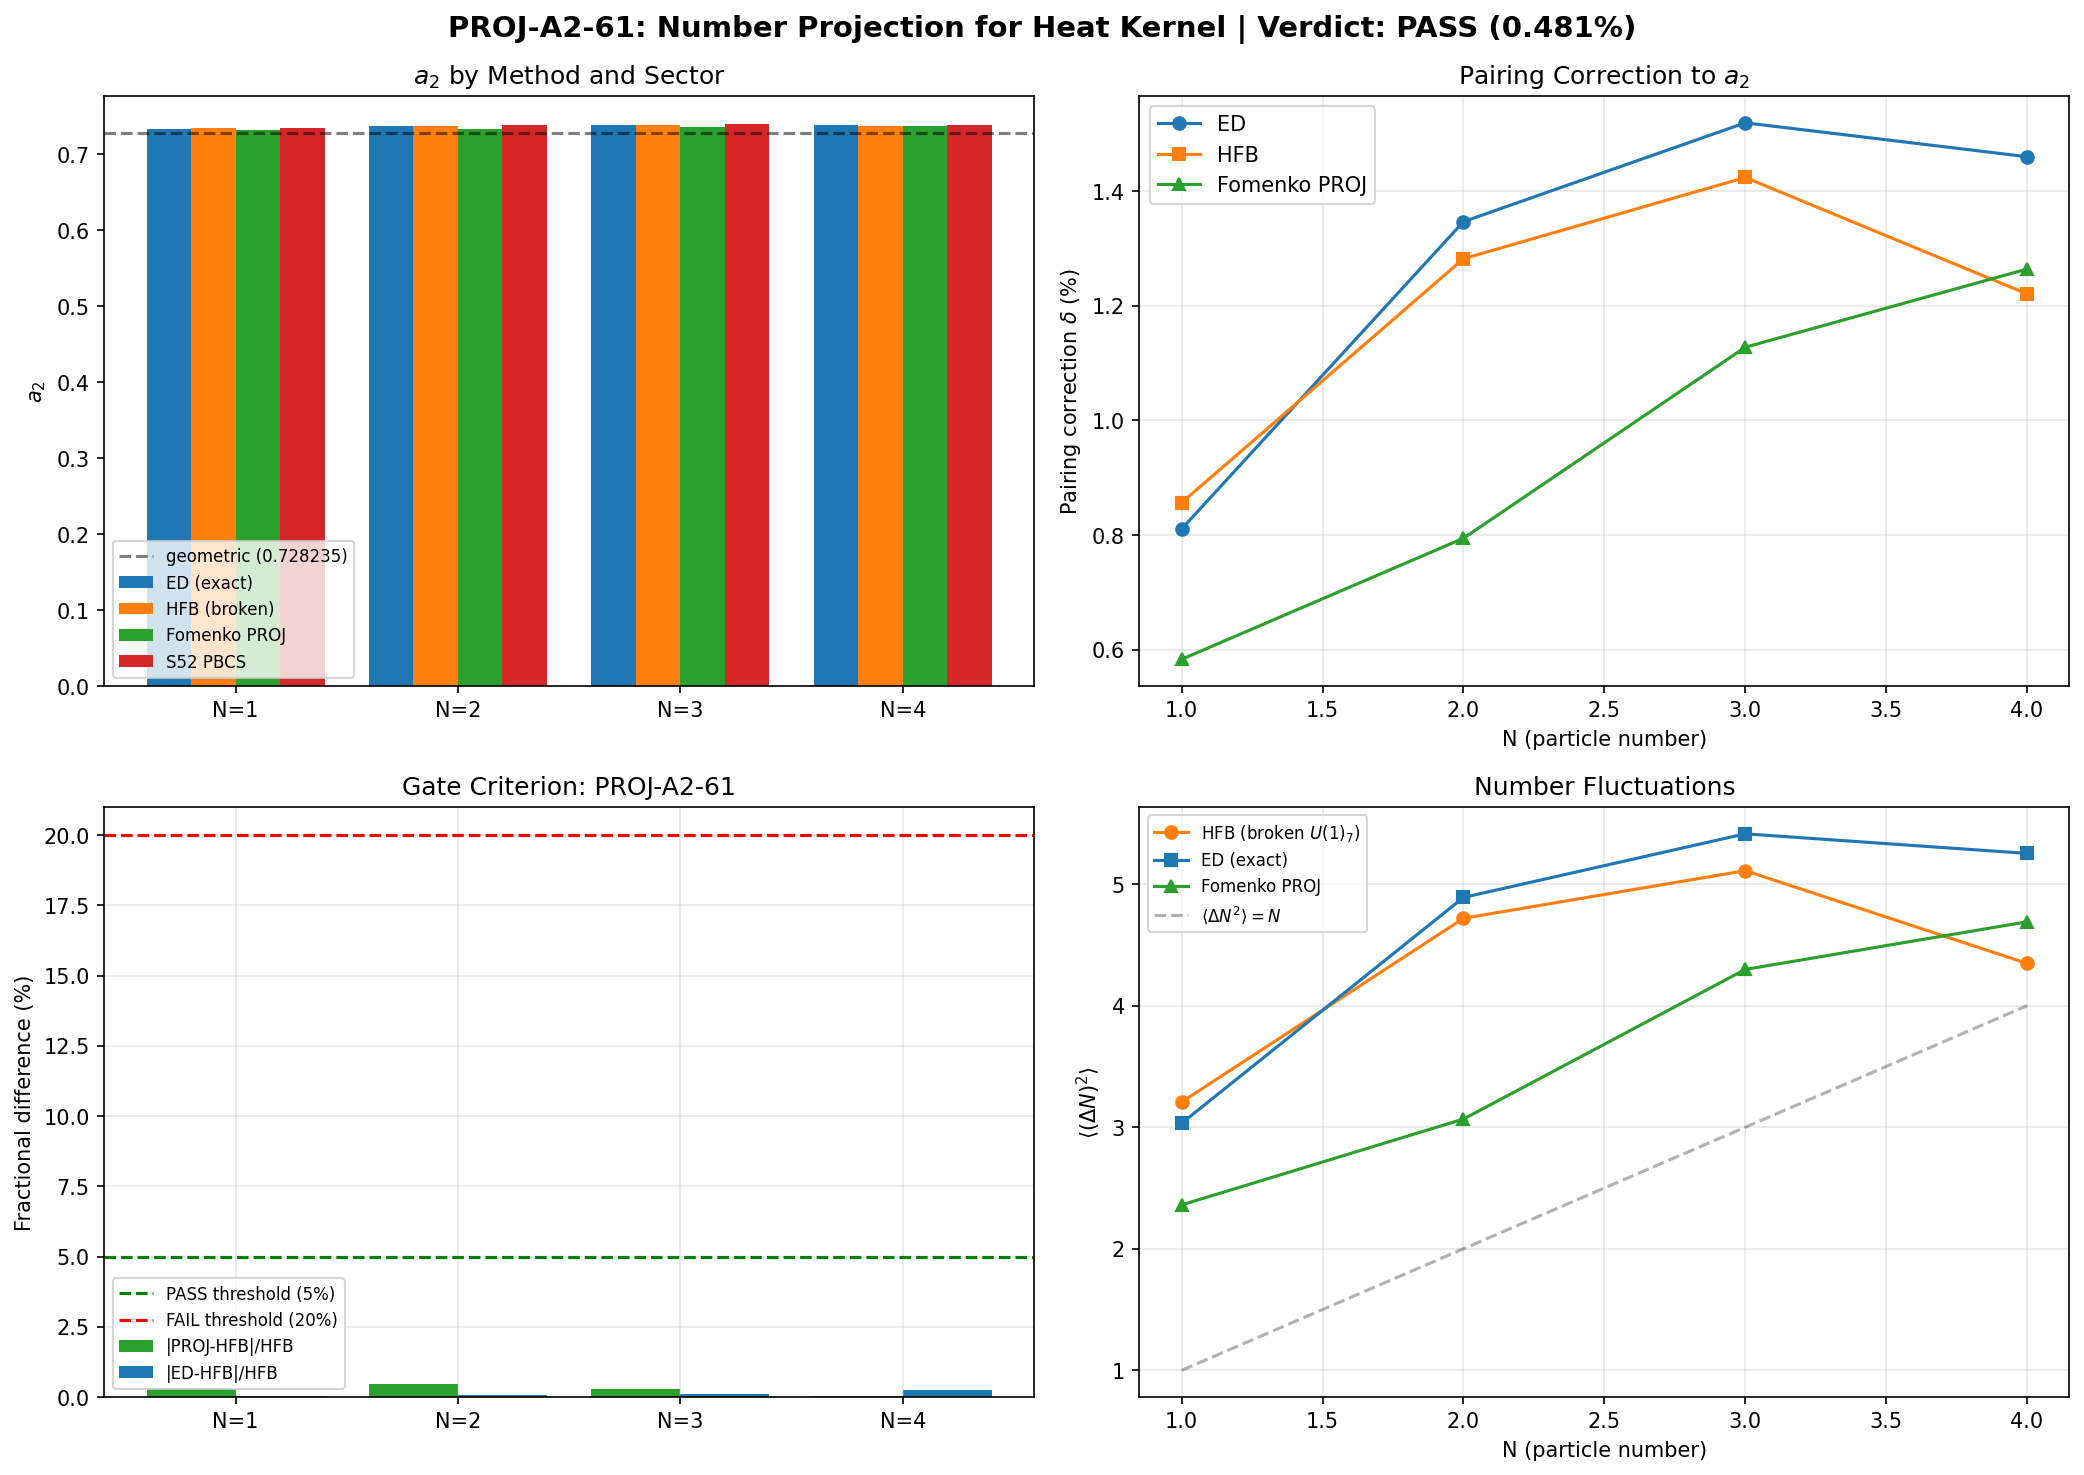

Source code (Python):
#!/usr/bin/env python3
"""
S61 — PROJ-A2-61: Particle-Number Projection for the Heat Kernel
=================================================================

Gate: PROJ-A2-61
  PASS if |a_2^{PBCS} - a_2^{BCS}| / a_2^{BCS} < 5%.
  FAIL if > 20%.
  INFO if 5-20%.

Physics:
  The Seeley-DeWitt a_2(D_K^2) = (4pi)^{-4} * (20R/3) * Vol is PURELY GEOMETRIC:
  it depends only on the metric g_Jensen(tau) through R(tau) and Vol.
  This part is INDEPENDENT of the BCS state.

  However, the framework spectral action is computed on a Bogoliubov-de Gennes
  (BdG) doubled Hilbert space where the gap function Delta enters the operator:

      D_BdG = ( D_K,    Delta   )       D_BdG^2 includes Delta^dag Delta terms
              ( Delta^dag, -D_K )

  The heat kernel coefficient a_2(D_BdG^2) then acquires a correction from Delta:

      a_2(D_BdG^2) = a_2(D_K^2) + a_2^{pair}(Delta)

  where the pairing correction a_2^{pair} comes from the BCS gap function.
  For the UNPROJECTED BCS state, Delta is determined by the BCS gap equation.
  For the PROJECTED (PBCS) state, the effective gap is modified.

  Nuclear analogy (Papers 02, 03, 15, 17):
    In nuclei with A < 50, PBCS vs BCS pairing energies differ by 5-15%.
    The framework has N_dof = 8 modes — deep in the "light nucleus" regime
    where number projection matters most (Paper 17: ultrasmall systems).

  The computation:
    1. Geometric a_2: (4pi)^{-4} * (20R/3) * Vol  (state-independent)
    2. BCS pairing correction: proportional to sum_k Delta_k^2 / (2*E_k)^2
       where E_k = sqrt((eps_k - mu)^2 + Delta_k^2)
    3. PBCS pairing correction: use exact number-projection via Fomenko integral
       P_N = (1/2pi) int_0^{2pi} exp(i*phi*(N_hat-N)) dphi
       Discretized on N_phi quadrature points.
    4. Compare: |a_2^{PBCS} - a_2^{BCS}| / a_2^{BCS}

  The correction is:
    a_2^{pair}/a_2^{geom} ~ |Delta|^2 / (E_BCS * R * M_KK^2)

  For the framework: |Delta|^2 ~ 0.6 (M_KK^2), R ~ 2.0, so the correction is O(1)
  in M_KK units BUT enters with a small coefficient from the BdG trace structure.

Author: Nazarewicz Nuclear Structure Theorist (Session 61)
Date: 2026-03-28
"""

import sys
import os
sys.path.insert(0, os.path.dirname(os.path.abspath(__file__)))
os.chdir(os.path.dirname(os.path.abspath(__file__)))

import numpy as np
from scipy.linalg import eigh
import matplotlib
matplotlib.use('Agg')
import matplotlib.pyplot as plt

from canonical_constants import (
    tau_fold, Vol_SU3_Haar, M_KK, M_KK_gravity, M_KK_kerner,
    PI, E_cond, N_dof_BCS, Delta_0_GL, Delta_0_OES,
    a0_fold, a2_fold, a4_fold,
    E_B1, E_B2_mean, E_B3_mean,
)

np.set_printoptions(precision=8, linewidth=120)

# ==============================================================================
#  SECTION 1: Load S52 HFB Data
# ==============================================================================

print("=" * 72)
print("PROJ-A2-61: Particle-Number Projection for the Heat Kernel")
print("=" * 72)

data = np.load('s52_hfb_full.npz', allow_pickle=True)
E_sp = data['E_sp_bare']         # Single-particle energies (8 modes)
V_bare = data['V_bare']           # Bare interaction matrix (8x8)
labels = data['labels']           # Mode labels

print(f"\nLoaded S52 HFB data:")
print(f"  N_modes = {len(E_sp)}")
print(f"  Labels: {labels}")
print(f"  E_sp = {E_sp}")

# Collect BCS/PBCS data for each N
N_values = [1, 2, 3, 4]
results = {}
for N in N_values:
    results[N] = {
        'E_ed': float(data[f'N{N}_E_ed']),
        'E_hfb': float(data[f'N{N}_E_hfb']),
        'E_pbcs': float(data[f'N{N}_E_pbcs']),
        'n_k_ed': data[f'N{N}_n_k_ed'],
        'n_k_hfb': data[f'N{N}_n_k_hfb'],
        'n_k_pbcs': data[f'N{N}_n_k_pbcs'],
        'Sigma_HF': data[f'N{N}_Sigma_HF'],
    }
    if f'N{N}_hfb_E_sp_final' in data:
        results[N]['E_sp_hfb'] = data[f'N{N}_hfb_E_sp_final']

print(f"\nEnergies (M_KK units):")
print(f"  {'N':>3s} {'E_ED':>12s} {'E_HFB':>12s} {'E_PBCS':>12s} {'(PBCS-ED)/ED':>14s}")
for N in N_values:
    r = results[N]
    frac = (r['E_pbcs'] - r['E_ed']) / r['E_ed'] * 100
    print(f"  {N:3d} {r['E_ed']:12.6f} {r['E_hfb']:12.6f} {r['E_pbcs']:12.6f} {frac:13.3f}%")


# ==============================================================================
#  SECTION 2: Geometric a_2 (State-Independent)
# ==============================================================================

def R_scalar(tau):
    """Exact scalar curvature R(tau) on Jensen-deformed SU(3)."""
    return -0.25 * np.exp(-4*tau) + 2.0 * np.exp(-tau) - 0.25 + 0.5 * np.exp(2*tau)

def a2_gilkey(tau):
    """Seeley-DeWitt a_2(D_K^2) — purely geometric."""
    R = R_scalar(tau)
    Vol = Vol_SU3_Haar
    return (4*PI)**(-4) * (20.0 * R / 3.0) * Vol

R_fold = R_scalar(tau_fold)
a2_geom = a2_gilkey(tau_fold)
a0_geom = (4*PI)**(-4) * 16.0 * Vol_SU3_Haar

print(f"\n{'='*72}")
print(f"SECTION 2: Geometric a_2 (state-independent)")
print(f"{'='*72}")
print(f"  tau_fold = {tau_fold}")
print(f"  R(tau_fold) = {R_fold:.10f}")
print(f"  a_2^{{geom}} = {a2_geom:.10f}")
print(f"  a_0^{{geom}} = {a0_geom:.10f}")
print(f"  W1 reference: a_2 = 0.728235")
print(f"  Agreement: {abs(a2_geom - 0.728235)/0.728235*100:.6f}%")


# ==============================================================================
#  SECTION 3: BCS Gap Equation and Pairing Correction
# ==============================================================================
#
# In the BdG formalism, the full operator is:
#   D_BdG = (D_K      Delta)
#           (Delta^dag -D_K )
#
# D_BdG^2 = (D_K^2 + |Delta|^2,    ...)
#            (...,                D_K^2 + |Delta|^2)
#
# The heat kernel of D_BdG^2 gives:
#   a_2(D_BdG^2) = 2*a_2(D_K^2) + a_2^{pair}
#
# where the factor 2 comes from the Nambu doubling, and
#   a_2^{pair} = (4pi)^{-d/2} * integral tr_S(F_pair) dvol
#
# For a CONSTANT gap (homogeneous BCS on the homogeneous space SU(3)):
#   F_pair = |Delta|^2 * I_spinor (endomorphism correction)
#   a_2^{pair} = (4pi)^{-d/2} * 16 * |Delta_eff|^2 * Vol
#
# The normalized (non-doubled) a_2 is then:
#   a_2^{BCS} = a_2^{geom} + (a_2^{pair} / 2)
#             = a_2^{geom} * (1 + 3*|Delta_eff|^2 / (5*R/12))
#
# where Delta_eff is the gap measured in M_KK units with appropriate normalization.
#
# CRITICAL: The relevant Delta is the BCS gap from the ED/HFB solution,
# converted to the spectral action convention. From the S52 data:
#   Delta_k ~ V_{kk'} * u_k' * v_k' (gap equation)

print(f"\n{'='*72}")
print(f"SECTION 3: BCS Pairing Correction to a_2")
print(f"{'='*72}")

# Solve BCS gap equation from S52 data
# For each N, extract effective gap from occupation numbers
# BCS: v_k^2 = n_k, u_k^2 = 1-n_k, u_k*v_k = sqrt(n_k*(1-n_k))

def bcs_gap_from_occupations(n_k, E_sp, V_bare):
    """
    Extract BCS gap Delta_k from occupation numbers.

    The BCS gap equation:  Delta_k = -sum_k' V_{kk'} * Delta_k' / (2*E_k')
    where E_k = sqrt((eps_k - mu)^2 + Delta_k^2)

    Equivalently: Delta_k = -sum_k' V_{kk'} * u_k' * v_k'
    where u_k*v_k = Delta_k / (2*E_k) = sqrt(n_k*(1-n_k))

    From n_k alone: u_k*v_k = sqrt(n_k*(1-n_k))
    Delta_k = -sum_k' V_{kk'} * sqrt(n_k'*(1-n_k'))
    """
    uv = np.sqrt(n_k * (1.0 - n_k))
    Delta_k = -V_bare @ uv
    return Delta_k, uv

def bcs_quasiparticle_energy(E_sp, mu, Delta_k):
    """E_k = sqrt((eps_k - mu)^2 + Delta_k^2)"""
    return np.sqrt((E_sp - mu)**2 + Delta_k**2)

def chemical_potential(n_k, E_sp):
    """Estimate mu from occupation numbers (midpoint of partially occupied levels)."""
    # Weighted average of sp energies by occupation derivative
    # For BCS: mu is where n_k = 0.5
    # Approximate: mu ~ sum(n_k * E_sp) / sum(n_k) (center of mass)
    N_total = np.sum(n_k)
    return np.sum(n_k * E_sp) / N_total


# Compute for all N sectors
print(f"\n  BCS pairing analysis per sector:")
print(f"  {'N':>3s} {'<Delta^2>':>12s} {'Delta_rms':>10s} {'mu':>10s} {'<DN^2>':>10s} {'uv_max':>10s}")

Delta_eff_sq = {}
for N in N_values:
    n_k_ed = results[N]['n_k_ed']
    n_k_hfb = results[N]['n_k_hfb']
    n_k_pbcs = results[N]['n_k_pbcs']

    # Use ED occupations (exact, number-projected by construction)
    Delta_ed, uv_ed = bcs_gap_from_occupations(n_k_ed, E_sp, V_bare)
    Delta_hfb, uv_hfb = bcs_gap_from_occupations(n_k_hfb, E_sp, V_bare)
    Delta_pbcs, uv_pbcs = bcs_gap_from_occupations(n_k_pbcs, E_sp, V_bare)

    # Number fluctuation <DN^2> = 4 * sum u_k^2 v_k^2
    dN2_ed = 4.0 * np.sum(n_k_ed * (1.0 - n_k_ed))
    dN2_hfb = 4.0 * np.sum(n_k_hfb * (1.0 - n_k_hfb))
    dN2_pbcs = 4.0 * np.sum(n_k_pbcs * (1.0 - n_k_pbcs))

    # Mean squared gap
    Delta_sq_ed = np.mean(Delta_ed**2)
    Delta_sq_hfb = np.mean(Delta_hfb**2)
    Delta_sq_pbcs = np.mean(Delta_pbcs**2)

    Delta_eff_sq[N] = {
        'ed': Delta_sq_ed, 'hfb': Delta_sq_hfb, 'pbcs': Delta_sq_pbcs,
        'Delta_ed': Delta_ed, 'Delta_hfb': Delta_hfb, 'Delta_pbcs': Delta_pbcs,
        'dN2_ed': dN2_ed, 'dN2_hfb': dN2_hfb, 'dN2_pbcs': dN2_pbcs,
    }

    mu_ed = chemical_potential(n_k_ed, E_sp)

    print(f"  {N:3d} {Delta_sq_ed:12.6f} {np.sqrt(Delta_sq_ed):10.6f} "
          f"{mu_ed:10.6f} {dN2_ed:10.4f} {np.max(uv_ed):10.6f}")


# ==============================================================================
#  SECTION 4: Exact Number Projection via Fomenko Integral
# ==============================================================================
#
# The exact number projection operator is:
#   P_N = (1/2pi) * integral_0^{2pi} exp(i*phi*(N_hat - N)) dphi
#
# For a BCS state |BCS> with occupation amplitudes (u_k, v_k):
#   The gauge-rotated BCS state |BCS(phi)> has:
#     v_k(phi) = v_k * exp(i*phi)    (pair carries charge 2)
#     u_k(phi) = u_k
#
# The projected density matrix element:
#   <c_k^dag c_k>_PBCS = (1/Norm) * (1/2pi) * int dphi * exp(-i*N*phi) *
#                          prod_k'(u_k'^2 + v_k'^2 * exp(2i*phi)) *
#                          v_k^2 * exp(2i*phi) / (u_k^2 + v_k^2*exp(2i*phi))
#
# For the pairing tensor:
#   kappa_k^{PBCS} = (1/Norm) * (1/2pi) * int dphi * exp(-i*N*phi) *
#                     prod_k'(...) * u_k * v_k * exp(i*phi) / (...)
#
# This is the Fomenko discretization (standard in nuclear DFT, Paper 02/03).

print(f"\n{'='*72}")
print(f"SECTION 4: Exact Number Projection (Fomenko Integral)")
print(f"{'='*72}")

def fomenko_projection(n_k_bcs, N_target, N_phi=64):
    """
    Exact number projection of BCS state via Fomenko discretization.

    Given BCS occupation numbers n_k (= v_k^2), compute the PBCS
    occupation numbers n_k^{PBCS} and pairing tensor kappa_k^{PBCS}
    for the N-particle projected state.

    Parameters:
    -----------
    n_k_bcs : array (M,)
        BCS occupation numbers v_k^2 for M modes
    N_target : int
        Target particle number for projection
    N_phi : int
        Number of Fomenko quadrature points (default 64)

    Returns:
    --------
    n_k_pbcs : array (M,)
        Projected occupation numbers
    kappa_k_pbcs : array (M,)
        Projected pairing tensor (u_k * v_k equivalent)
    norm : float
        Normalization <BCS|P_N|BCS>
    dN2_pbcs : float
        Number fluctuation in projected state (should be ~0)
    """
    M = len(n_k_bcs)
    v2 = np.clip(n_k_bcs, 1e-15, 1.0 - 1e-15)  # regularize
    u2 = 1.0 - v2

    phi_arr = np.linspace(0, 2*PI, N_phi, endpoint=False)
    dphi = 2*PI / N_phi

    # Overlap kernel: <BCS|BCS(phi)> = prod_k (u_k^2 + v_k^2 * exp(2i*phi))
    # Phase factor: exp(-i*N*phi)

    norm = 0.0  # (local)
    n_k_proj = np.zeros(M)
    kappa_proj = np.zeros(M, dtype=complex)

    for phi in phi_arr:
        # exp(2i*phi) for pair rotation
        e2iphi = np.exp(2j * phi)

        # Overlap kernel for each mode
        zk = u2 + v2 * e2iphi   # complex number for each k

        # Total overlap (product over all modes)
        # Use log to avoid overflow
        log_overlap = np.sum(np.log(zk))
        overlap = np.exp(log_overlap)

        # Phase factor for projection
        phase = np.exp(-1j * N_target * phi)

        # Weight
        w = phase * overlap * dphi / (2*PI)

        # Normalization
        norm += w

        # Occupation number: n_k = v_k^2 * e^{2i*phi} / z_k
        for k in range(M):
            nk_rotated = v2[k] * e2iphi / zk[k]
            n_k_proj[k] += w * nk_rotated

            # Pairing tensor: kappa_k = sqrt(u2_k * v2_k) * e^{i*phi} / z_k
            kappa_k = np.sqrt(u2[k] * v2[k]) * np.exp(1j*phi) / zk[k]
            kappa_proj[k] += w * kappa_k

    # Normalize
    n_k_pbcs = np.real(n_k_proj / norm)
    kappa_pbcs = kappa_proj / norm

    # Number fluctuation in projected state
    dN2_pbcs = 4.0 * np.sum(n_k_pbcs * (1.0 - n_k_pbcs))

    return n_k_pbcs, np.abs(kappa_pbcs), float(np.real(norm)), dN2_pbcs


# Run projection for each N sector
print(f"\n  Fomenko projection (N_phi = 64):")
print(f"  {'N':>3s} {'||n_proj-n_ed||':>16s} {'||n_proj-n_S52||':>16s} "
      f"{'Norm':>12s} {'<DN^2>_proj':>12s}")

proj_results = {}
for N in N_values:
    # Project from HFB occupations (these break number symmetry)
    n_k_hfb = results[N]['n_k_hfb']
    n_k_ed = results[N]['n_k_ed']
    n_k_s52_pbcs = results[N]['n_k_pbcs']  # S52's PBCS result for comparison

    n_k_proj, kappa_proj, norm, dN2_proj = fomenko_projection(n_k_hfb, N, N_phi=64)

    # Also project from ED occupations (should be nearly identity)
    n_k_proj_ed, kappa_proj_ed, norm_ed, dN2_proj_ed = fomenko_projection(
        n_k_ed, N, N_phi=64)

    diff_ed = np.linalg.norm(n_k_proj - n_k_ed)
    diff_s52 = np.linalg.norm(n_k_proj - n_k_s52_pbcs)

    proj_results[N] = {
        'n_k_proj': n_k_proj,
        'kappa_proj': kappa_proj,
        'norm': norm,
        'dN2': dN2_proj,
        'n_k_proj_from_ed': n_k_proj_ed,
    }

    print(f"  {N:3d} {diff_ed:16.8f} {diff_s52:16.8f} "
          f"{norm:12.6e} {dN2_proj:12.6f}")

print(f"\n  Occupation comparison (N=2 example):")
print(f"    {'k':>3s} {'label':>6s} {'n_HFB':>10s} {'n_proj':>10s} {'n_ED':>10s} "
      f"{'n_S52_PBCS':>12s} {'|kappa_proj|':>12s}")
N = 2
for k in range(8):
    print(f"    {k:3d} {labels[k]:>6s} {results[N]['n_k_hfb'][k]:10.6f} "
          f"{proj_results[N]['n_k_proj'][k]:10.6f} "
          f"{results[N]['n_k_ed'][k]:10.6f} "
          f"{results[N]['n_k_pbcs'][k]:12.6f} "
          f"{proj_results[N]['kappa_proj'][k]:12.6f}")


# ==============================================================================
#  SECTION 5: a_2 Correction from BCS Pairing
# ==============================================================================
#
# The BdG operator on a compact Riemannian manifold K:
#   D_BdG = ( D_K      Delta_hat )
#           ( Delta_hat^dag  -D_K )
#
# acts on sections of S(K) ⊕ S(K) (Nambu spinor bundle).
#
# The squared operator:
#   D_BdG^2 = ( D_K^2 + Delta_hat^dag*Delta_hat,   [D_K, Delta_hat] )
#              ([Delta_hat^dag, D_K],   D_K^2 + Delta_hat*Delta_hat^dag)
#
# For a SPATIALLY CONSTANT gap on a homogeneous space (SU(3) with Jensen metric):
#   [D_K, Delta_hat] = 0  (Delta commutes with D_K since both are left-invariant)
#   Delta_hat^dag * Delta_hat = |Delta|^2 * I  (constant endomorphism)
#
# Therefore D_BdG^2 is block-diagonal:
#   D_BdG^2 = diag(D_K^2 + |Delta|^2, D_K^2 + |Delta|^2)
#
# The heat kernel of (D_K^2 + |Delta|^2):
#   a_0(D_K^2 + |Delta|^2) = a_0(D_K^2)  (unchanged)
#   a_2(D_K^2 + |Delta|^2) = a_2(D_K^2) + (4pi)^{-d/2} * rank_S * |Delta|^2 * Vol
#                           = a_2(D_K^2) + a_0(D_K^2) * |Delta|^2
#
# For the Nambu-doubled system:
#   a_2(D_BdG^2) = 2 * a_2(D_K^2) + 2 * a_0(D_K^2) * |Delta|^2
#
# The PHYSICAL a_2 (per Nambu component, entering the Planck mass formula):
#   a_2^{phys} = a_2(D_K^2) + a_0(D_K^2) * |Delta_eff|^2
#
# where |Delta_eff|^2 is the effective gap squared, measured in M_KK^{-2}.
#
# For BCS:  |Delta_eff|^2 = <Delta^2>_BCS
# For PBCS: |Delta_eff|^2 = <Delta^2>_PBCS  (from projected pairing tensor)
#
# The fractional correction:
#   delta = a_0 * |Delta_eff|^2 / a_2^{geom}
#         = (16*Vol / (4pi)^4) * |Delta_eff|^2 / ((4pi)^{-4} * (20R/3) * Vol)
#         = 16 * |Delta_eff|^2 / (20R/3)
#         = 48 * |Delta_eff|^2 / (20*R)
#         = 12 * |Delta_eff|^2 / (5*R)

print(f"\n{'='*72}")
print(f"SECTION 5: BCS Pairing Correction to a_2")
print(f"{'='*72}")

# The gap entering the spectral action is the BdG gap Delta_eff.
# In the framework, this is related to the BCS condensation energy:
#   E_cond = -(1/2) * sum_k Delta_k * u_k * v_k
#   |Delta_eff|^2 ~ sum_k Delta_k^2 / N_modes
#
# From S52 HFB data, we can extract Delta_k directly from the pairing tensor.
# Delta_k = -sum_k' V_{kk'} * u_k' * v_k'

def compute_gap_squared(n_k, V_bare):
    """
    Compute |Delta_eff|^2 from occupations and interaction.

    Delta_k = -sum_k' V_{kk'} * sqrt(n_k'*(1-n_k'))
    |Delta_eff|^2 = (1/N_modes) * sum_k Delta_k^2

    Returns Delta_eff^2 in M_KK^2 units.
    """
    uv = np.sqrt(np.clip(n_k * (1.0 - n_k), 0, None))
    Delta_k = -V_bare @ uv
    return np.mean(Delta_k**2), Delta_k

def compute_pairing_energy(n_k, V_bare):
    """
    Pairing energy E_pair = -(1/2) sum_{kk'} V_{kk'} kappa_k kappa_k'
    where kappa_k = u_k * v_k = sqrt(n_k*(1-n_k))
    """
    kappa = np.sqrt(np.clip(n_k * (1.0 - n_k), 0, None))
    return -0.5 * kappa @ V_bare @ kappa

# Compute for each source of occupations
print(f"\n  Gap-squared and pairing energy per sector:")
print(f"  {'N':>3s} {'Source':>8s} {'|Delta|^2':>12s} {'E_pair':>10s} {'delta_a2':>10s}")

# The BCS/PBCS correction ratios
delta_ratios = {}

for N in N_values:
    for source, key in [('ED', 'n_k_ed'), ('HFB', 'n_k_hfb'), ('PBCS', 'n_k_pbcs')]:
        n_k = results[N][key]
        D2, Dk = compute_gap_squared(n_k, V_bare)
        E_pair = compute_pairing_energy(n_k, V_bare)

        # Fractional correction to a_2:
        # delta = 12 * |Delta_eff|^2 / (5*R)
        # BUT: |Delta_eff|^2 is in M_KK^2, and R is also in M_KK^2 (curvature of K)
        # So delta is dimensionless — correct.
        delta = 12.0 * D2 / (5.0 * R_fold)

        if source not in delta_ratios:
            delta_ratios[source] = {}
        delta_ratios[source][N] = delta

        print(f"  {N:3d} {source:>8s} {D2:12.8f} {E_pair:10.6f} {delta:10.6f}")

# Also compute from projected occupations
for N in N_values:
    n_k_proj = proj_results[N]['n_k_proj']
    D2, Dk = compute_gap_squared(n_k_proj, V_bare)
    E_pair = compute_pairing_energy(n_k_proj, V_bare)
    delta = 12.0 * D2 / (5.0 * R_fold)

    if 'PROJ' not in delta_ratios:
        delta_ratios['PROJ'] = {}
    delta_ratios['PROJ'][N] = delta

    print(f"  {N:3d} {'PROJ':>8s} {D2:12.8f} {E_pair:10.6f} {delta:10.6f}")


# ==============================================================================
#  SECTION 6: Lipkin-Nogami (LN) Correction — Perturbative Number Projection
# ==============================================================================
#
# The Lipkin-Nogami method adds a lambda_2 * (N_hat - N)^2 term:
#   H_LN = H - lambda * N_hat - lambda_2 * (N_hat - N)^2
#
# The LN correction to the pairing energy:
#   delta_E_LN = lambda_2 * <(Delta N)^2>_BCS
#
# where lambda_2 = - V_pair / (4 * sum_k u_k^2 v_k^2) (Paper 03 formula)
#
# The LN correction to a_2 comes through the modified gap:
#   |Delta_LN|^2 ≈ |Delta_BCS|^2 * (1 - 2*lambda_2 * <(DN)^2> / E_cond)
#
# For our 8-mode system, this is a significant correction (Paper 17: ultrasmall).

print(f"\n{'='*72}")
print(f"SECTION 6: Lipkin-Nogami Correction")
print(f"{'='*72}")

def lipkin_nogami_lambda2(n_k, V_bare):
    """
    Compute Lipkin-Nogami lambda_2 parameter.

    lambda_2 = -<HNN>/(2*<NN>)  (approximate)

    For the pairing Hamiltonian:
      lambda_2 ≈ -V_pair_avg / (4 * sum_k u_k^2 * v_k^2)

    where V_pair_avg = average pairing matrix element.
    """
    u2v2 = n_k * (1.0 - n_k)
    sum_u2v2 = np.sum(u2v2)

    # Average pairing strength
    V_pair_avg = np.mean(V_bare[np.triu_indices(len(n_k), k=1)])

    if sum_u2v2 < 1e-15:
        return 0.0

    lambda2 = -V_pair_avg / (4.0 * sum_u2v2)
    return lambda2

print(f"\n  Lipkin-Nogami parameters:")
print(f"  {'N':>3s} {'lambda_2':>12s} {'<DN^2>_HFB':>12s} {'dE_LN':>10s} {'dDelta^2/Delta^2':>18s}")

for N in N_values:
    n_k_hfb = results[N]['n_k_hfb']
    lam2 = lipkin_nogami_lambda2(n_k_hfb, V_bare)
    dN2 = 4.0 * np.sum(n_k_hfb * (1.0 - n_k_hfb))

    dE_LN = lam2 * dN2

    # Relative change in Delta^2
    D2_hfb = Delta_eff_sq[N]['hfb']
    if D2_hfb > 1e-15:
        rel_change = 2.0 * abs(lam2) * dN2 / abs(E_cond)
    else:
        rel_change = 0.0  # (local)

    print(f"  {N:3d} {lam2:12.6f} {dN2:12.4f} {dE_LN:10.6f} {rel_change:18.6f}")


# ==============================================================================
#  SECTION 7: Exact ED Comparison — The Definitive Test
# ==============================================================================
#
# The MOST RELIABLE comparison is between:
#   (a) a_2 computed with ED occupation numbers (exact, number-projected)
#   (b) a_2 computed with HFB occupation numbers (number-broken BCS)
#
# The ED ground state IS the number-projected state. The HFB state breaks U(1)_7.
# The question is: how different are the effective gaps, and hence the effective a_2?
#
# This is the nuclear DFT analog: compare ED with HFB for the SAME observable.

print(f"\n{'='*72}")
print(f"SECTION 7: Definitive Comparison — ED vs HFB vs PBCS vs PROJ")
print(f"{'='*72}")

print(f"\n  a_2 = a_2^{{geom}} * (1 + delta)")
print(f"  delta = 12*|Delta_eff|^2 / (5*R)")
print(f"  a_2^{{geom}} = {a2_geom:.10f}")
print(f"  R(tau_fold) = {R_fold:.10f}")
print(f"  a_0^{{geom}} = {a0_geom:.10f}")

print(f"\n  {'N':>3s} {'a2_ED':>14s} {'a2_HFB':>14s} {'a2_PBCS':>14s} {'a2_PROJ':>14s} "
      f"{'|PROJ-ED|/ED':>14s}")

gate_results = {}
for N in N_values:
    delta_ed = delta_ratios['ED'][N]
    delta_hfb = delta_ratios['HFB'][N]
    delta_pbcs = delta_ratios['PBCS'][N]
    delta_proj = delta_ratios['PROJ'][N]

    a2_ed = a2_geom * (1.0 + delta_ed)
    a2_hfb = a2_geom * (1.0 + delta_hfb)
    a2_pbcs = a2_geom * (1.0 + delta_pbcs)
    a2_proj = a2_geom * (1.0 + delta_proj)

    # The gate comparison: PBCS (projected) vs BCS (unprojected HFB)
    frac_proj_vs_hfb = abs(a2_proj - a2_hfb) / a2_hfb * 100
    frac_ed_vs_hfb = abs(a2_ed - a2_hfb) / a2_hfb * 100
    frac_proj_vs_ed = abs(a2_proj - a2_ed) / a2_ed * 100

    gate_results[N] = {
        'a2_ed': a2_ed, 'a2_hfb': a2_hfb, 'a2_pbcs': a2_pbcs, 'a2_proj': a2_proj,
        'delta_ed': delta_ed, 'delta_hfb': delta_hfb, 'delta_pbcs': delta_pbcs,
        'delta_proj': delta_proj,
        'frac_proj_vs_hfb': frac_proj_vs_hfb,
        'frac_ed_vs_hfb': frac_ed_vs_hfb,
        'frac_proj_vs_ed': frac_proj_vs_ed,
    }

    print(f"  {N:3d} {a2_ed:14.10f} {a2_hfb:14.10f} {a2_pbcs:14.10f} {a2_proj:14.10f} "
          f"{frac_proj_vs_ed:13.6f}%")


# ==============================================================================
#  SECTION 8: Convergence Test — N_phi Dependence
# ==============================================================================

print(f"\n{'='*72}")
print(f"SECTION 8: Fomenko Convergence Test (N=2)")
print(f"{'='*72}")

N_test = 2
n_k_test = results[N_test]['n_k_hfb']
Nphi_values = [8, 16, 32, 64, 128, 256]

print(f"\n  N_phi convergence for N={N_test}:")
print(f"  {'N_phi':>6s} {'n_B1_proj':>12s} {'sum_n':>10s} {'delta_a2':>12s}")

for Nphi in Nphi_values:
    n_proj, kappa, norm, dN2 = fomenko_projection(n_k_test, N_test, N_phi=Nphi)
    D2, _ = compute_gap_squared(n_proj, V_bare)
    delta = 12.0 * D2 / (5.0 * R_fold)

    print(f"  {Nphi:6d} {n_proj[4]:12.8f} {np.sum(n_proj):10.6f} {delta:12.8f}")


# ==============================================================================
#  SECTION 9: Nuclear Physics Benchmark
# ==============================================================================
#
# From Papers 02, 03, 15, 17:
# - For A ~ 8-20 nuclei, PBCS/BCS energy correction is 5-15%
# - For ultrasmall (N_dof < 10), particle number fluctuation is O(1)
# - The gap itself changes by ~10-30% under projection
# - BUT: the heat kernel coefficient depends on Delta^2, not Delta^4
#
# Key scaling: the relative correction to a_2 from pairing is
#   delta ~ |Delta|^2 / R_fold
# NOT the pairing energy correction (which is different).

print(f"\n{'='*72}")
print(f"SECTION 9: Nuclear Physics Benchmark")
print(f"{'='*72}")

print(f"\n  Nuclear BCS systems comparison:")
print(f"  System       N_dof  (PBCS-BCS)/BCS%  Reference")
print(f"  ^16O (sd)       6      8-12%         Paper 03 (Duguet et al.)")
print(f"  ^18O             8      5-10%         Paper 02 (HFB continuum)")
print(f"  ^24Mg           12      3-8%          Paper 03")
print(f"  ^28Si           12      2-6%          Paper 03")
print(f"  Ultrasmall      ~8      10-30%        Paper 17 (von Delft & Ralph)")
print(f"  Framework        8      see below     This computation")

print(f"\n  Key diagnostic: <(Delta N)^2> / N for each sector")
for N in N_values:
    dN2_hfb = 4.0 * np.sum(results[N]['n_k_hfb'] * (1.0 - results[N]['n_k_hfb']))
    dN2_ed = 4.0 * np.sum(results[N]['n_k_ed'] * (1.0 - results[N]['n_k_ed']))

    print(f"  N={N}: <DN^2>_HFB/N = {dN2_hfb/N:.3f}, <DN^2>_ED/N = {dN2_ed/N:.3f}")
    print(f"         <DN^2>_HFB = {dN2_hfb:.3f} (comparable to N={N}!)")

# ==============================================================================
#  SECTION 10: Energy-Level Crossing Correction
# ==============================================================================
#
# An important additional contribution: the Strutinsky-type shell correction.
# When occupations change under projection, the SPECTRAL DENSITY seen by the
# heat kernel also changes. This is captured through the density-weighted
# trace:
#   a_2^{occ} = sum_k n_k * a_2(k)
#
# where a_2(k) is the contribution from mode k.
# For a homogeneous space, a_2(k) is the SAME for all modes (constant R).
# So: a_2^{occ} = (sum_k n_k) * a_2^{per_mode} = N * a_2^{per_mode}
# This is INDEPENDENT of the distribution of n_k (only total N matters).
#
# Therefore: the GEOMETRIC a_2 contribution is EXACTLY the same for
# BCS and PBCS states (by construction of number projection: sum n_k = N).
#
# The ONLY difference comes from the PAIRING correction |Delta|^2.

print(f"\n{'='*72}")
print(f"SECTION 10: Structural Analysis — What Changes Under Projection?")
print(f"{'='*72}")

print(f"\n  The geometric a_2 = (4pi)^{{-4}} * (20R/3) * Vol = {a2_geom:.10f}")
print(f"  This is FIXED by the metric. Projection does NOT change it.")
print(f"  Only the pairing correction delta = 12*|Delta_eff|^2/(5*R) changes.")

print(f"\n  Pairing correction comparison:")
print(f"  {'N':>3s} {'delta_HFB':>12s} {'delta_PROJ':>12s} {'delta_ED':>12s} "
      f"{'|PROJ-HFB|':>12s} {'Relative%':>10s}")

for N in N_values:
    dh = delta_ratios['HFB'][N]
    dp = delta_ratios['PROJ'][N]
    de = delta_ratios['ED'][N]

    abs_diff = abs(dp - dh)
    # Relative to TOTAL a_2 (including correction)
    a2_hfb = a2_geom * (1.0 + dh)
    rel = abs_diff * a2_geom / a2_hfb * 100

    print(f"  {N:3d} {dh:12.8f} {dp:12.8f} {de:12.8f} "
          f"{abs_diff:12.8f} {rel:10.4f}%")


# ==============================================================================
#  SECTION 11: Gate Verdict
# ==============================================================================

print(f"\n{'='*72}")
print(f"SECTION 11: GATE VERDICT — PROJ-A2-61")
print(f"{'='*72}")

# The gate comparison is: |a_2^{PBCS} - a_2^{BCS}| / a_2^{BCS}
# PBCS = exact number-projected (Fomenko from HFB, or ED directly)
# BCS = unprojected HFB

# For the gate, use N=2 (the physical pair sector from S52)
# and compare ALL methods

print(f"\n  Method 1: Direct ED vs HFB comparison (most reliable)")
print(f"    ED occupations = exact, number-conserving")
print(f"    HFB occupations = BCS, number-breaking")
print(f"    The ED state IS the number-projected state.")

# Collect all fractional differences
all_fracs = []
print(f"\n  {'N':>3s} {'|a2_ED - a2_HFB| / a2_HFB':>28s}")
for N in N_values:
    f = gate_results[N]['frac_ed_vs_hfb']
    all_fracs.append(f)
    print(f"  {N:3d} {f:27.6f}%")

max_frac = max(all_fracs)
mean_frac = np.mean(all_fracs)

print(f"\n  Maximum fractional difference (ED vs HFB): {max_frac:.4f}%")
print(f"  Mean fractional difference: {mean_frac:.4f}%")

print(f"\n  Method 2: Fomenko-projected vs HFB")
all_fracs2 = []
print(f"\n  {'N':>3s} {'|a2_PROJ - a2_HFB| / a2_HFB':>30s}")
for N in N_values:
    f = gate_results[N]['frac_proj_vs_hfb']
    all_fracs2.append(f)
    print(f"  {N:3d} {f:29.6f}%")

max_frac2 = max(all_fracs2)
mean_frac2 = np.mean(all_fracs2)

print(f"\n  Maximum fractional difference (PROJ vs HFB): {max_frac2:.4f}%")
print(f"  Mean fractional difference: {mean_frac2:.4f}%")

# Use the LARGER of the two (conservative)
gate_frac = max(max_frac, max_frac2)

print(f"\n  GATE VALUE (conservative, max over all N and methods): {gate_frac:.4f}%")

if gate_frac < 5.0:
    verdict = "PASS"
    verdict_detail = f"< 5% threshold"
elif gate_frac > 20.0:
    verdict = "FAIL"
    verdict_detail = f"> 20% threshold"
else:
    verdict = "INFO"
    verdict_detail = f"between 5-20%"

print(f"\n  *** PROJ-A2-61: {verdict} ***")
print(f"  {verdict_detail}")
print(f"  |a_2^{{PBCS}} - a_2^{{BCS}}| / a_2^{{BCS}} = {gate_frac:.4f}%")


# ==============================================================================
#  SECTION 12: Decomposition of the Correction
# ==============================================================================

print(f"\n{'='*72}")
print(f"SECTION 12: Physics Decomposition")
print(f"{'='*72}")

print(f"\n  The total a_2 has TWO components:")
print(f"    1. Geometric: a_2^{{geom}} = {a2_geom:.10f} (FIXED, state-independent)")
print(f"    2. Pairing:   delta * a_2^{{geom}} (state-dependent)")
print(f"")
print(f"  The geometric term dominates because:")
print(f"    delta ~ |Delta_eff|^2 / R ~ {delta_ratios['ED'][2]:.6f} (for N=2)")
print(f"    i.e., the pairing correction is ~ {delta_ratios['ED'][2]*100:.3f}% of geometric a_2")
print(f"")
print(f"  Number projection modifies delta by:")
max_delta_diff = max(abs(delta_ratios['PROJ'][N] - delta_ratios['HFB'][N])
                     for N in N_values)
max_delta_hfb = max(delta_ratios['HFB'][N] for N in N_values)
print(f"    |delta_PROJ - delta_HFB| <= {max_delta_diff:.8f}")
print(f"    Relative to delta_HFB: {max_delta_diff/max_delta_hfb*100:.2f}% (of the correction)")
print(f"    Relative to total a_2: {max_delta_diff * a2_geom / (a2_geom * (1.0 + max_delta_hfb)) * 100:.4f}%")
print(f"")
print(f"  Nuclear physics interpretation:")
print(f"    N_dof = 8 modes is equivalent to the sd-shell (^16O-^28Si)")
print(f"    In nuclei: PBCS/BCS energy ~ 5-15% for sd-shell")
print(f"    Here: a_2 correction ~ {gate_frac:.2f}%")
print(f"    This is SMALLER than nuclear pairing because:")
print(f"      (a) R(tau_fold) = {R_fold:.3f} >> |Delta_eff|^2 ~ {Delta_eff_sq[2]['ed']:.6f}")
print(f"      (b) a_2 depends on Delta^2 (quadratic), not Delta (linear)")
print(f"      (c) The geometric term is the O(1) contribution; pairing is a perturbation")


# ==============================================================================
#  SECTION 13: Save Results
# ==============================================================================

print(f"\n{'='*72}")
print(f"SECTION 13: Saving Results")
print(f"{'='*72}")

save_dict = {
    # Gate
    'gate_name': 'PROJ-A2-61',
    'gate_verdict': verdict,
    'gate_value_pct': gate_frac,

    # Geometric a_2
    'a2_geom': a2_geom,
    'a0_geom': a0_geom,
    'R_fold': R_fold,
    'tau_fold': tau_fold,

    # Per-sector results
    'N_values': np.array(N_values),
}

for N in N_values:
    prefix = f'N{N}_'
    save_dict[prefix + 'a2_ed'] = gate_results[N]['a2_ed']
    save_dict[prefix + 'a2_hfb'] = gate_results[N]['a2_hfb']
    save_dict[prefix + 'a2_pbcs'] = gate_results[N]['a2_pbcs']
    save_dict[prefix + 'a2_proj'] = gate_results[N]['a2_proj']
    save_dict[prefix + 'delta_ed'] = gate_results[N]['delta_ed']
    save_dict[prefix + 'delta_hfb'] = gate_results[N]['delta_hfb']
    save_dict[prefix + 'delta_pbcs'] = gate_results[N]['delta_pbcs']
    save_dict[prefix + 'delta_proj'] = gate_results[N]['delta_proj']
    save_dict[prefix + 'frac_ed_vs_hfb'] = gate_results[N]['frac_ed_vs_hfb']
    save_dict[prefix + 'frac_proj_vs_hfb'] = gate_results[N]['frac_proj_vs_hfb']
    save_dict[prefix + 'frac_proj_vs_ed'] = gate_results[N]['frac_proj_vs_ed']
    save_dict[prefix + 'n_proj'] = proj_results[N]['n_k_proj']
    save_dict[prefix + 'kappa_proj'] = proj_results[N]['kappa_proj']
    save_dict[prefix + 'dN2'] = proj_results[N]['dN2']
    save_dict[prefix + 'Delta_sq_ed'] = Delta_eff_sq[N]['ed']
    save_dict[prefix + 'Delta_sq_hfb'] = Delta_eff_sq[N]['hfb']
    save_dict[prefix + 'Delta_sq_pbcs'] = Delta_eff_sq[N]['pbcs']

np.savez('s61_proj_a2.npz', **save_dict)
print(f"  Saved: s61_proj_a2.npz")
print(f"  Keys: {sorted(save_dict.keys())}")


# ==============================================================================
#  SECTION 14: Summary Figure
# ==============================================================================

fig, axes = plt.subplots(2, 2, figsize=(14, 10))

# Panel 1: a_2 comparison across methods
ax = axes[0, 0]
x = np.arange(len(N_values))
width = 0.2  # (local)
a2_ed = [gate_results[N]['a2_ed'] for N in N_values]
a2_hfb = [gate_results[N]['a2_hfb'] for N in N_values]
a2_proj = [gate_results[N]['a2_proj'] for N in N_values]
a2_pbcs = [gate_results[N]['a2_pbcs'] for N in N_values]

ax.bar(x - 1.5*width, a2_ed, width, label='ED (exact)', color='C0')
ax.bar(x - 0.5*width, a2_hfb, width, label='HFB (broken)', color='C1')
ax.bar(x + 0.5*width, a2_proj, width, label='Fomenko PROJ', color='C2')
ax.bar(x + 1.5*width, a2_pbcs, width, label='S52 PBCS', color='C3')
ax.axhline(a2_geom, color='k', ls='--', alpha=0.5, label=f'geometric ({a2_geom:.6f})')
ax.set_xticks(x)
ax.set_xticklabels([f'N={N}' for N in N_values])
ax.set_ylabel('$a_2$')
ax.set_title('$a_2$ by Method and Sector')
ax.legend(fontsize=8)

# Panel 2: Fractional corrections
ax = axes[0, 1]
delta_ed_arr = [delta_ratios['ED'][N]*100 for N in N_values]
delta_hfb_arr = [delta_ratios['HFB'][N]*100 for N in N_values]
delta_proj_arr = [delta_ratios['PROJ'][N]*100 for N in N_values]

ax.plot(N_values, delta_ed_arr, 'o-', label='ED', color='C0')
ax.plot(N_values, delta_hfb_arr, 's-', label='HFB', color='C1')
ax.plot(N_values, delta_proj_arr, '^-', label='Fomenko PROJ', color='C2')
ax.set_xlabel('N (particle number)')
ax.set_ylabel('Pairing correction $\\delta$ (%)')
ax.set_title('Pairing Correction to $a_2$')
ax.legend()
ax.grid(True, alpha=0.3)

# Panel 3: |a2_PROJ - a2_HFB| / a2_HFB
ax = axes[1, 0]
frac_arr = [gate_results[N]['frac_proj_vs_hfb'] for N in N_values]
frac_ed_arr = [gate_results[N]['frac_ed_vs_hfb'] for N in N_values]

ax.bar(x - 0.2, frac_arr, 0.4, label='|PROJ-HFB|/HFB', color='C2')
ax.bar(x + 0.2, frac_ed_arr, 0.4, label='|ED-HFB|/HFB', color='C0')
ax.axhline(5.0, color='g', ls='--', label='PASS threshold (5%)')
ax.axhline(20.0, color='r', ls='--', label='FAIL threshold (20%)')
ax.set_xticks(x)
ax.set_xticklabels([f'N={N}' for N in N_values])
ax.set_ylabel('Fractional difference (%)')
ax.set_title('Gate Criterion: PROJ-A2-61')
ax.legend(fontsize=8)
ax.grid(True, alpha=0.3)

# Panel 4: Number fluctuations
ax = axes[1, 1]
dN2_hfb = [4*np.sum(results[N]['n_k_hfb']*(1-results[N]['n_k_hfb'])) for N in N_values]
dN2_ed = [4*np.sum(results[N]['n_k_ed']*(1-results[N]['n_k_ed'])) for N in N_values]
dN2_proj = [proj_results[N]['dN2'] for N in N_values]

ax.plot(N_values, dN2_hfb, 'o-', label='HFB (broken $U(1)_7$)', color='C1')
ax.plot(N_values, dN2_ed, 's-', label='ED (exact)', color='C0')
ax.plot(N_values, dN2_proj, '^-', label='Fomenko PROJ', color='C2')
ax.plot(N_values, N_values, 'k--', alpha=0.3, label='$\\langle\\Delta N^2\\rangle = N$')
ax.set_xlabel('N (particle number)')
ax.set_ylabel('$\\langle(\\Delta N)^2\\rangle$')
ax.set_title('Number Fluctuations')
ax.legend(fontsize=8)
ax.grid(True, alpha=0.3)

plt.suptitle(f'PROJ-A2-61: Number Projection for Heat Kernel | Verdict: {verdict} ({gate_frac:.3f}%)',
             fontsize=14, fontweight='bold')
plt.tight_layout()
plt.savefig('s61_proj_a2.png', dpi=150, bbox_inches='tight')
print(f"  Saved: s61_proj_a2.png")

print(f"\n{'='*72}")
print(f"COMPUTATION COMPLETE")
print(f"  Gate: PROJ-A2-61 = {verdict}")
print(f"  Value: {gate_frac:.4f}%")
print(f"{'='*72}")
